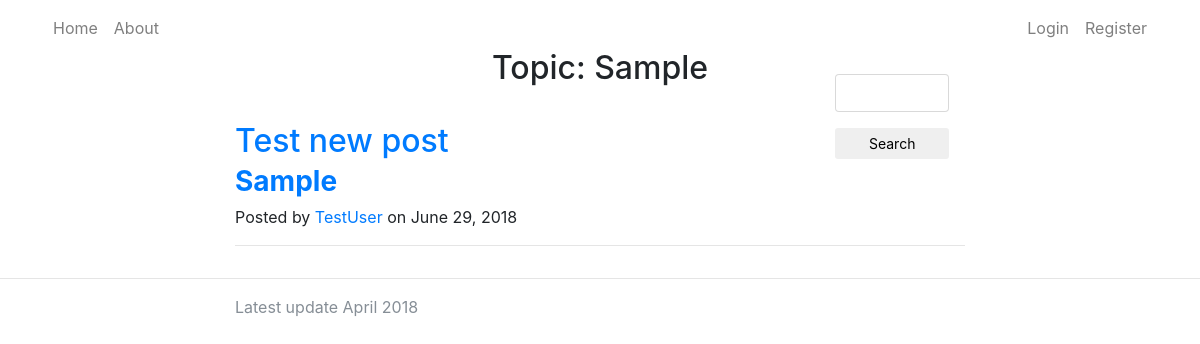
/topic/Sample, run on the app's committed database.
### dbModels.py (models this page shows, shortened)
class Blogpost(db.Model):
    id = db.Column(db.Integer, primary_key=True)
    title = db.Column(db.String(50))
    topic = db.Column(db.String(50))
    author = db.Column(db.String(20))
    date_posted = db.Column(db.DateTime)
    content = db.Column(db.Text)

### routing.py (the view)
@app.route('/topic/<topic>', methods=['GET', 'POST'])
def topic(topic):
    form = SearchForm()
    if form.validate_on_submit():
        return redirect(url_for('searchTopic', query = form.search.data, topic = topic))
    posts = Blogpost.query.filter_by(topic=topic).order_by(Blogpost.date_posted.desc()).all()
    return render_template('topic.html', posts=posts, topic=topic, form=form)

### forms.py
class SearchForm(FlaskForm):
    search = StringField('', validators=[InputRequired()])

### templates/topic.html (shortened to what this page needs)
{% extends 'base.html' %}
{% block content %}
<div class="row">
  <div class="col"></div>
  <div class="col">
    <h2 id="pageTitle">
      Topic: {{topic}}
    </h2>
  </div>
  <div class="col">
    <div class="search">
      <form method="POST" action="{{ url_for('topic', topic = topic) }}">
        {{ wtf.form_field(form.search) }}
        <button type="submit" class="btn btn-sm" id="search">Search</button>
      </form>
    </div>
  </div>
</div>
<div class="container" id="posts">
  <div class="row">
    <div class="col-lg-8 col-md-10 mx-auto">
    {% for post in posts %}
      <div class="post-preview">
        <a href="{{ url_for('post', post_id=post.id) }}">
          <h2 class="post-title">
            {{ post.title }}
          </h2>
        </a>
        <h3 class="post-subtitle">
          <a href="{{ url_for('topic', topic = post.topic) }}"><strong> {{ post.topic }} </strong></a>
        </h3>
        <p class="post-meta">Posted by
          <a href="{{ url_for('profile', username = post.author) }}">{{ post.author }}</a>
          on {{ post.date_posted.strftime('%B %d, %Y') }}</p>
      </div>
      <hr>
      {% endfor %}
    </div>
  </div>
</div>
{% endblock %}

### static/stylesheet.css (style rules this page uses)
body { margin-top: 50px; }
#search { margin-left: 4%; width: 30%; }
#pageTitle { text-align: center; }
#posts { margin-top: -3%; }

### data on the page
Blogpost: topic "Sample", title "Test new post", author "TestUser", date_posted "June 29, 2018"
